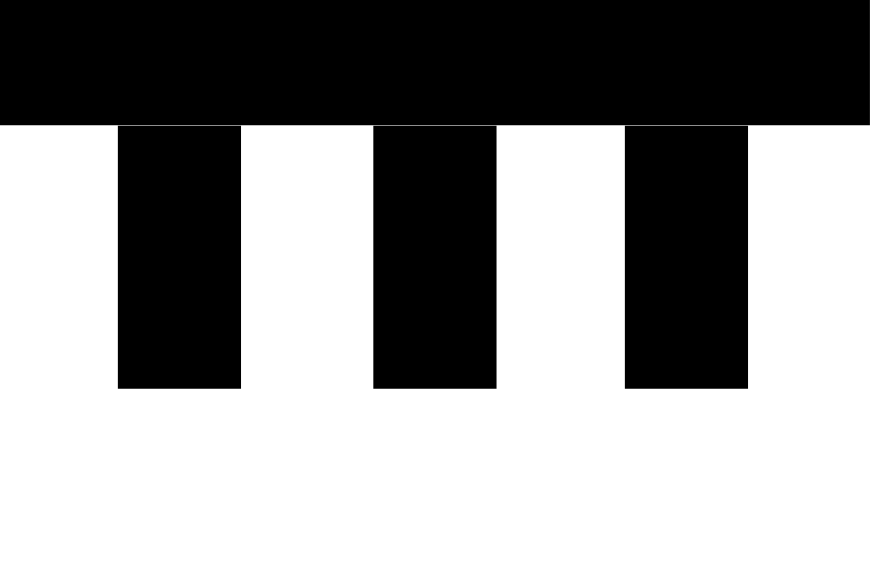
#> input picture tag.png, 870 x 583 px
$ python -i image_processing.py   (imports and definitions only)
#> lines starting #> are read from the running program, lines starting #| are printed output that depends on the picture; after the words box and inside, x2 and y2 are one past the last pixel; in counts of white or black regions, pixels touching at a corner belong together
#> further down, picture is the input picture: shape (583, 870, 3); min 0, max 255, mean 151.4
import os
from pathlib import Path
import numpy as np
import random
from PIL import Image
from tqdm import tqdm
import cv2
from sklearn.model_selection import train_test_split

# [21 lines left out: function crop_rotated_bbox, not called in this run]

def overlay_tag(image, tag_path='tag.png'):
    """
    Overlay a randomly augmented tag on the input image with transparency and 3D-like effect
    """
#> called with tag_path = 'tag.png'
    img = image.copy()

    # Rotate if too tall
    if img.shape[0] / img.shape[1] <= 0.7:
        img = cv2.rotate(img, cv2.ROTATE_90_CLOCKWISE)
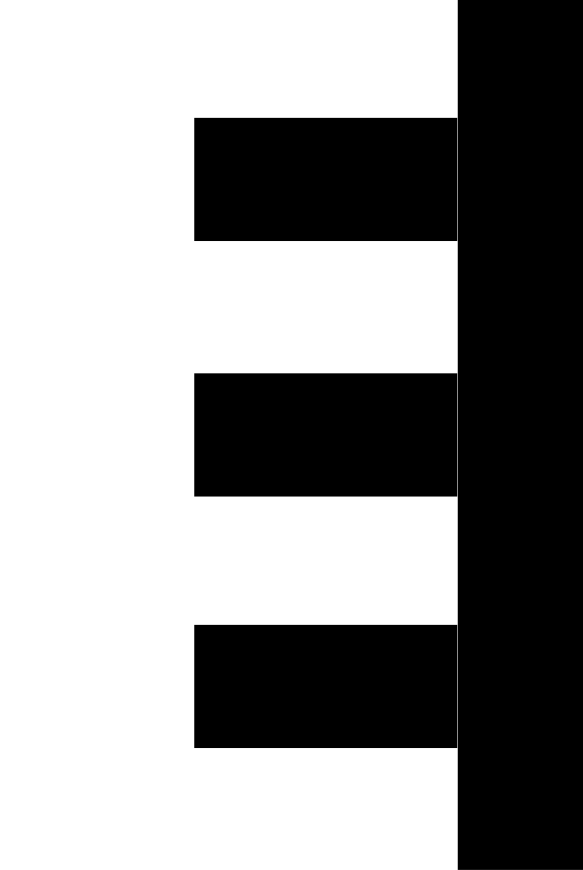
#> img: shape (870, 583, 3); min 0, max 255, mean 151.4

    # Load the tag image
    tag_img = cv2.imread(tag_path, cv2.IMREAD_UNCHANGED)  # supports transparency
    if tag_img is None:
        raise FileNotFoundError(f"{tag_path} not found.")

    # Ensure tag has alpha channel
    if tag_img.shape[2] == 3:
        b, g, r = cv2.split(tag_img)
        alpha = np.ones(b.shape, dtype=b.dtype) * 255
        tag_img = cv2.merge([b, g, r, alpha])

    # Apply blur
    blur_strength = (5, 5)
    tag_img[:, :, :3] = cv2.GaussianBlur(tag_img[:, :, :3], blur_strength, 0)
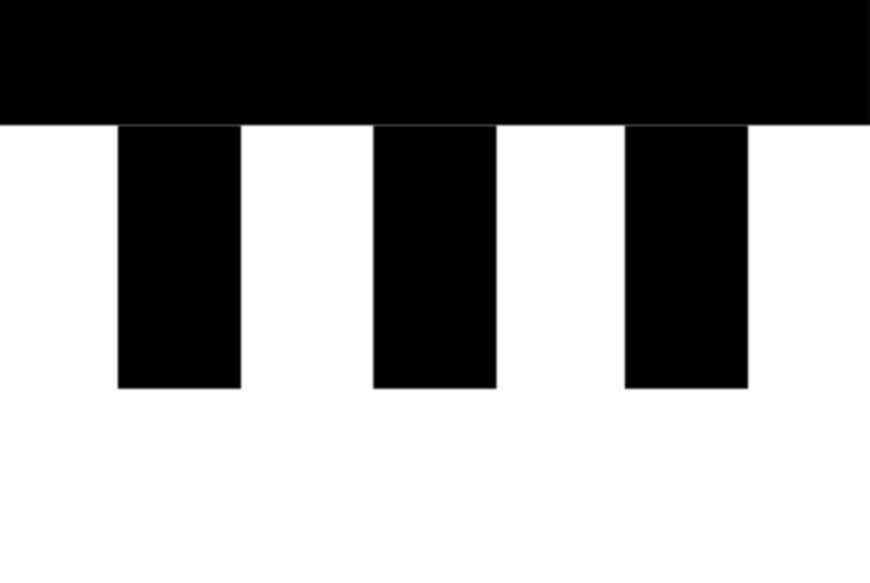
#> tag_img: shape (583, 870, 4); mean B, G, R, A 151.4, 151.4, 151.4, 255

    # Subtle random darkening
    alpha_scale = random.uniform(0.85, 0.95)
    tag_img[:, :, :3] = (tag_img[:, :, :3] * alpha_scale).astype(np.uint8)

    # Resize tag
    scale_factor = random.uniform(0.08, 0.11)
    w = max(1, int(img.shape[1] * scale_factor))
#> w = 59
    h = max(1, int(w * 0.6))
#> h = 35
    tag_img = cv2.resize(tag_img, (w, h), interpolation=cv2.INTER_AREA)
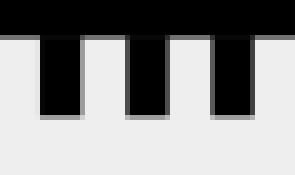
#> tag_img: shape (35, 59, 4) (shown 5 times larger); mean B, G, R, A 141.3, 141.3, 141.3, 255

    # 2D rotation with transparency
    rotate_val = random.choice([-20, -10, 0, 10, 20])
    tag_pil = Image.fromarray(tag_img)
    tag_rotated = tag_pil.rotate(rotate_val, expand=True, fillcolor=(0,0,0,0))  # transparent
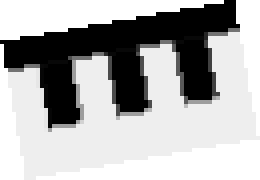
#> tag_rotated: PIL image 65x45 RGBA (shown 4 times larger); mean R, G, B, A 100.2, 100.2, 100.2, 180.5; transparent parts drawn white
    tag_img = np.array(tag_rotated)

    # 3D-like perspective
    h_t, w_t = tag_img.shape[:2]
#> h_t = 45; w_t = 65
    max_shift = w_t * 0.1
#> max_shift = 6.5
    pts1 = np.float32([[0,0],[w_t,0],[w_t,h_t],[0,h_t]])
#> pts1 = [[0, 0], [65, 0], [65, 45], [0, 45]]
    pts2 = np.float32([
        [random.uniform(0, max_shift), random.uniform(0, max_shift)],
        [w_t - random.uniform(0, max_shift), random.uniform(0, max_shift)],
        [w_t - random.uniform(0, max_shift), h_t - random.uniform(0, max_shift)],
        [random.uniform(0, max_shift), h_t - random.uniform(0, max_shift)]
    ])
    M = cv2.getPerspectiveTransform(pts1, pts2)
    tag_img = cv2.warpPerspective(tag_img, M, (w_t, h_t), borderMode=cv2.BORDER_CONSTANT, borderValue=(0,0,0,0))
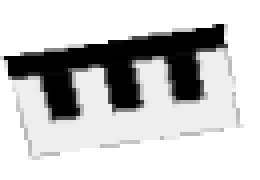
#> tag_img: shape (45, 65, 4) (shown 4 times larger); mean R, G, B, A 65.3, 65.3, 65.3, 120.7; transparent parts drawn white

    # Random position
    height, width = img.shape[:2]
#> height = 870; width = 583
    x_min, x_max = width // 4, (width // 4) * 2
    y_min, y_max = height // 4, (height // 4) * 2
    x_rand = random.randint(x_min, int(x_max * 0.8))
    y_rand = random.randint(y_min, int(y_max * 0.8))

    # Overlay respecting alpha channel
    h_tag, w_tag = tag_img.shape[:2]
    end_y = min(y_rand + h_tag, height)
    end_x = min(x_rand + w_tag, width)
    overlay_h, overlay_w = end_y - y_rand, end_x - x_rand
    if overlay_h <=0 or overlay_w <=0:
        return img  # nothing to overlay

    overlay = tag_img[:overlay_h, :overlay_w]
    alpha = overlay[:, :, 3:] / 255.0
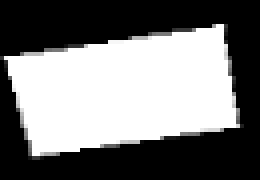
#> alpha: shape (45, 65, 1) float64 (shown 4 times larger); min 0, max 1, mean 0.473
    img[y_rand:end_y, x_rand:end_x, :3] = (alpha * overlay[:, :, :3] + (1-alpha) * img[y_rand:end_y, x_rand:end_x, :3]).astype(np.uint8)
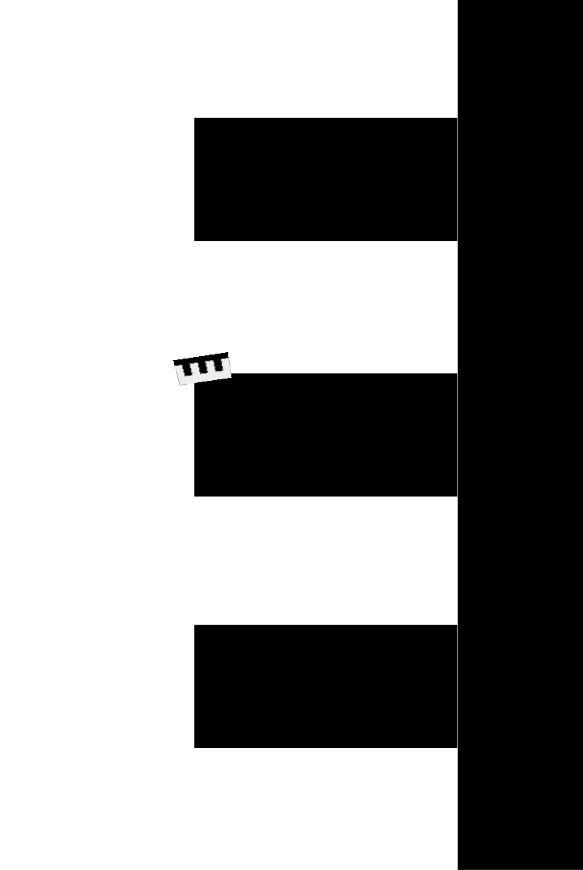
#> img: shape (870, 583, 3); 0.29% of pixels changed, all inside (x1, y1, x2, y2) = (172, 352, 233, 386)

    return img

# [96 lines left out: functions compress, generate_dataset_images, split_dataset, not called in this run]

# [14 lines not run here, left out]

>>> import cv2
>>> picture = cv2.imread('tag.png')
>>> result = overlay_tag(picture)
